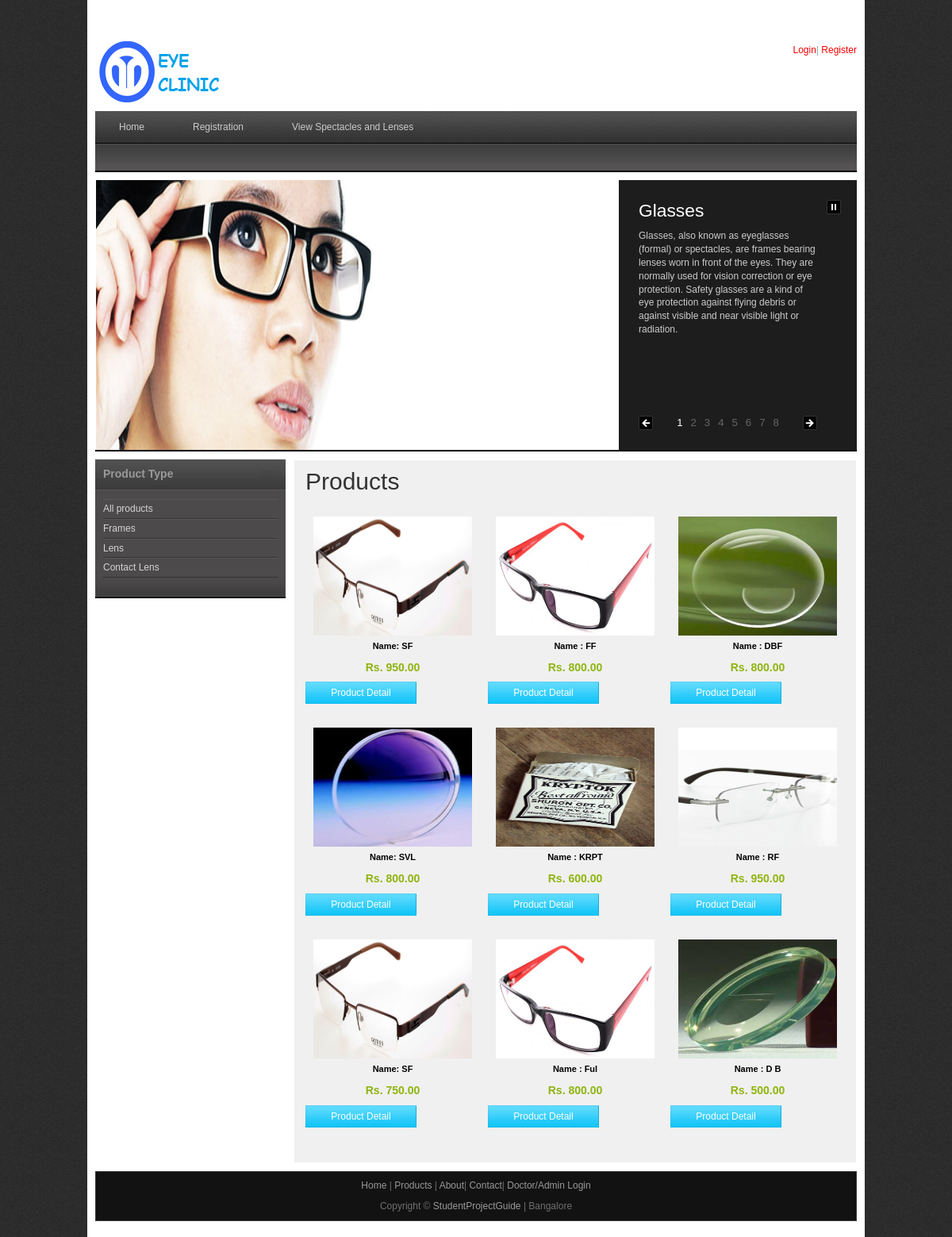
Before: / with the older database file.
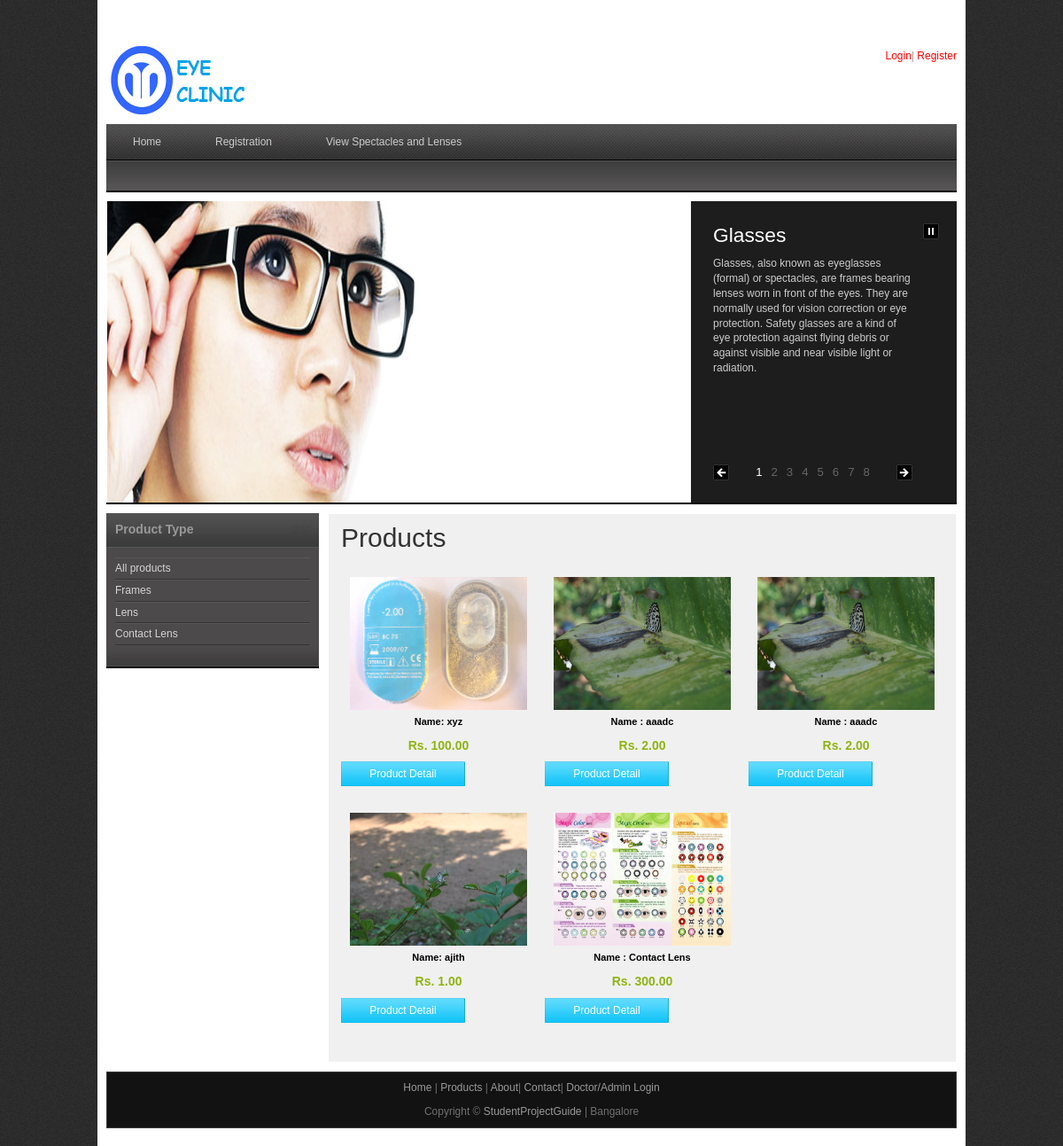
After: the same page with the newer database file.
### tables this page shows
CREATE TABLE IF NOT EXISTS `products` (
  `prod_id` int(10) NOT NULL AUTO_INCREMENT,
  `branch_id` int(10) NOT NULL,
  `name` varchar(50) NOT NULL,
  `product_type` varchar(50) NOT NULL,
  `sub_type` varchar(25) NOT NULL,
  `image` varchar(100) NOT NULL,
  `color` varchar(20) NOT NULL,
  `cost` double(10,2) NOT NULL,
  `quantity` int(10) NOT NULL,
  PRIMARY KEY (`prod_id`)
);

### index.php (the view, shortened to what this page needs)
<?php
include("includes/header.php");
include("includes/conn.php");
?>
    <div id="templatemo_middle" class="carousel">
    	<div class="panel">
				<div class="details_wrapper">
					<div class="details">
						<div class="detail">
							<h2>Glasses</h2>
                            <p>Glasses, also known as eyeglasses (formal) or spectacles, are frames bearing lenses worn in front of the eyes. They are normally used for vision correction or eye protection. Safety glasses are a kind of eye protection against flying debris or against visible and near visible light or radiation.</p>
							</div>
					</div>
				</div>
				<div class="paging">
					<div id="numbers"></div>
					<a href="javascript:void(0);" class="previous" title="Previous" >Previous</a>
					<a href="javascript:void(0);" class="next" title="Next">Next</a>
				</div>
				<a href="javascript:void(0);" class="pause" title="Turn off autoplay">Pause</a>
			</div>
			<div class="backgrounds">
				<div class="item item_1">
					<img src="images/slider/1.jpg" alt="Slider 01" />
				</div>
			</div>
    </div>
    <div id="templatemo_main">
   		<div id="sidebar" class="float_l">
        	<div class="sidebar_box"><span class="bottom"></span>
            	<?php
				include("sidebar.php");
				?>
            </div>
   		</div>
       <div id="templatemo_main">
        <div id="content" class="float_r">
        	<h1>Products</h1>
            <?php
if(isset($_GET[type]))
{
$results = mysqli_query($con,"select * from products where product_type='$_GET[type]' ORDER BY prod_id DESC  LIMIT 0 , 9");
}
else
{
$results = mysqli_query($con,"select * from products ORDER BY prod_id DESC  LIMIT 0 , 9");
}
			$i=0;
			while($ros = mysqli_fetch_array($results))
			{
				if($ros['image']=="")
				{
				$img = "upload/noimage.jpg";
				}
				else
				{
				$img = "upload/".$ros[image];
				}
				if($i==0)
				{
				?>
            <div class="product_box"><a href="productdetail.php?proid=<?php  echo $ros["prod_id"]; ?>&testids=<?php  echo $_GET[testids]; ?>">
            <a href="productdetail.php?proid=<?php  echo $ros["prod_id"]; ?>&testids=<?php  echo $_GET[testids]; ?>">
            <a href="productdetail.php?proid=<?php  echo $ros["prod_id"]; ?>&testids=<?php  echo $_GET[testids]; ?>">
            <a href="productdetail.php?proid=<?php  echo $ros["prod_id"]; ?>&testids=<?php  echo $_GET[testids]; ?>">
            <img src="<?php   echo $img; ?>" alt="Image 02" height="150" width="200"/></a></a></a></a>
              <h3><?php   echo "Name: ". $ros["name"]; ?></h3>
                <p class="product_price">Rs. <?php   echo $ros["cost"]; ?></p>
                <a href="productdetail.php?proid=<?php  echo $ros["prod_id"]; ?>&testids=<?php  echo $_GET[testids]; ?>" class="add_to_card">Product Detail</a>
            </div>
            <?php
			$i=1;
				}
				else if($i==1)
				{
				?>
            <div class="product_box">
           	  <a href="productdetail.php?proid=<?php  echo $ros["prod_id"]; ?>"><img src="<?php  echo $img; ?>" alt="Image 02" height="150" width="200"/></a>
                <h3>Name : <?php   echo $ros["name"]; ?></h3>
                <p class="product_price">Rs. <?php   echo $ros["cost"]; ?></p>
              <a href="productdetail.php?proid=<?php  echo $ros["prod_id"]; ?>&testids=<?php  echo $_GET[testids]; ?>" class="add_to_card">Product Detail</a>
            </div>
            <?php
			$i=2;
				}
				else if($i==2)
				{
				?>
            <div class="product_box no_margin_right">
      <a href="productdetail.php?proid=<?php  echo $ros["prod_id"]; ?>"><img src="<?php  echo $img; ?>" alt="Image 02" height="150" width="200"/></a>
                <h3>Name : <?php   echo $ros["name"]; ?></h3>
                <p class="product_price">Rs. <?php   echo $ros["cost"]; ?></p>
              <a href="productdetail.php?proid=<?php   echo $ros["prod_id"]; ?>" class="add_to_card">Product Detail</a>
            </div>
            <?php
			$i=0;
				}
				?>
            	<?php
			}
			?>
      </div>
    </div>
    <?php
include("includes/footer.php");
?>

Changed rows visible on the page:
removed products: image (picture), name "SF", cost "950.00"
removed products: image (picture), name "FF", cost "800.00"
removed products: image (picture), name "DBF", cost "800.00"
removed products: image (picture), name "SVL", cost "800.00"
removed products: image (picture), name "KRPT", cost "600.00"
removed products: image (picture), name "RF", cost "950.00"
removed products: image (picture), name "SF", cost "750.00"
removed products: image (picture), name "Ful", cost "800.00"
removed products: image (picture), name "D B", cost "500.00"
now on this page (row edited): products: image (picture), name "xyz", cost "100.00"
now on this page (row edited): products: image (picture), name "aaadc", cost "2.00"
now on this page (row edited): products: image (picture), name "aaadc", cost "2.00"
now on this page (row edited): products: image (picture), name "ajith", cost "1.00"
now on this page (row edited): products: image (picture), name "Contact Lens", cost "300.00"
